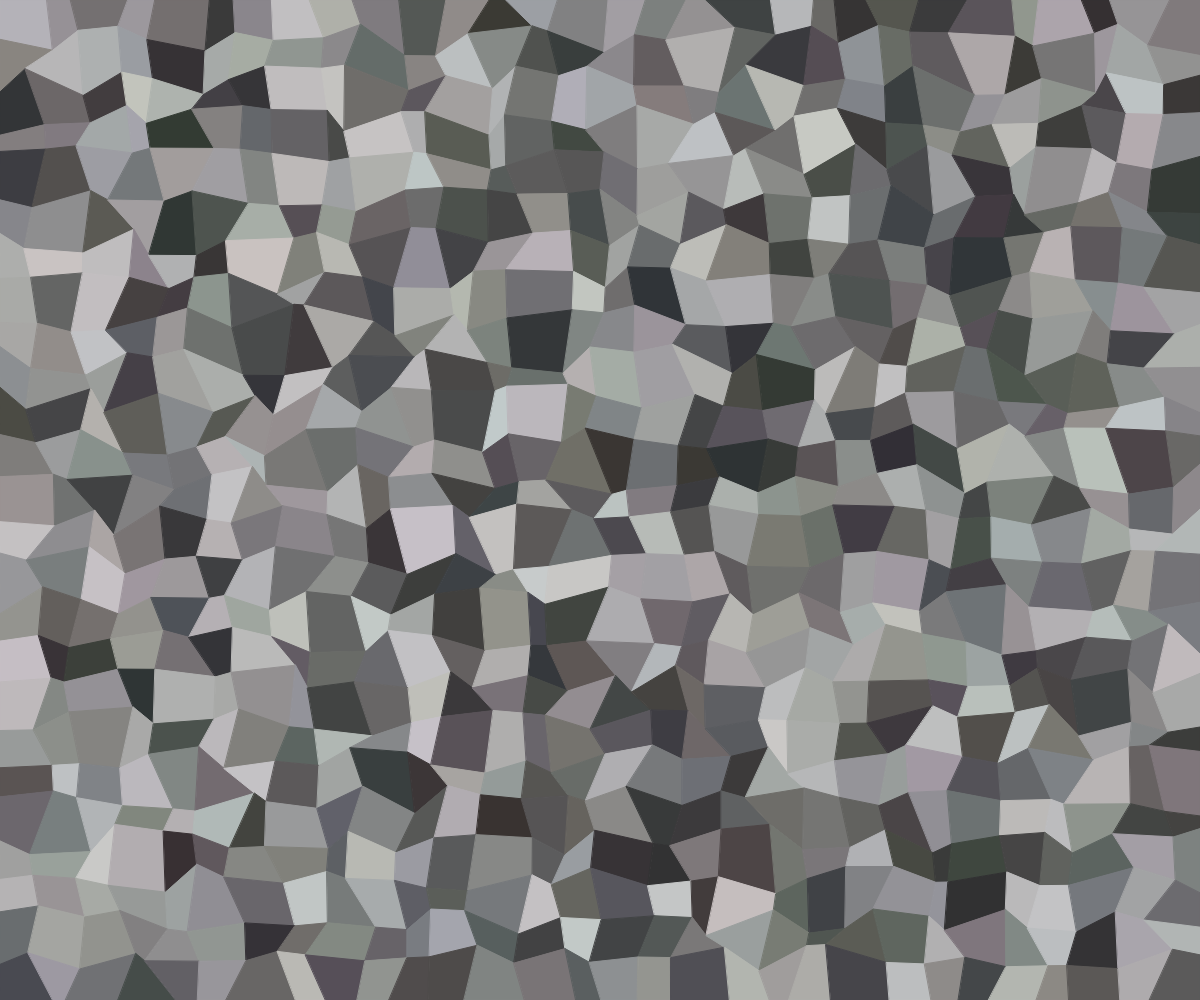
Frame 1 (no input)
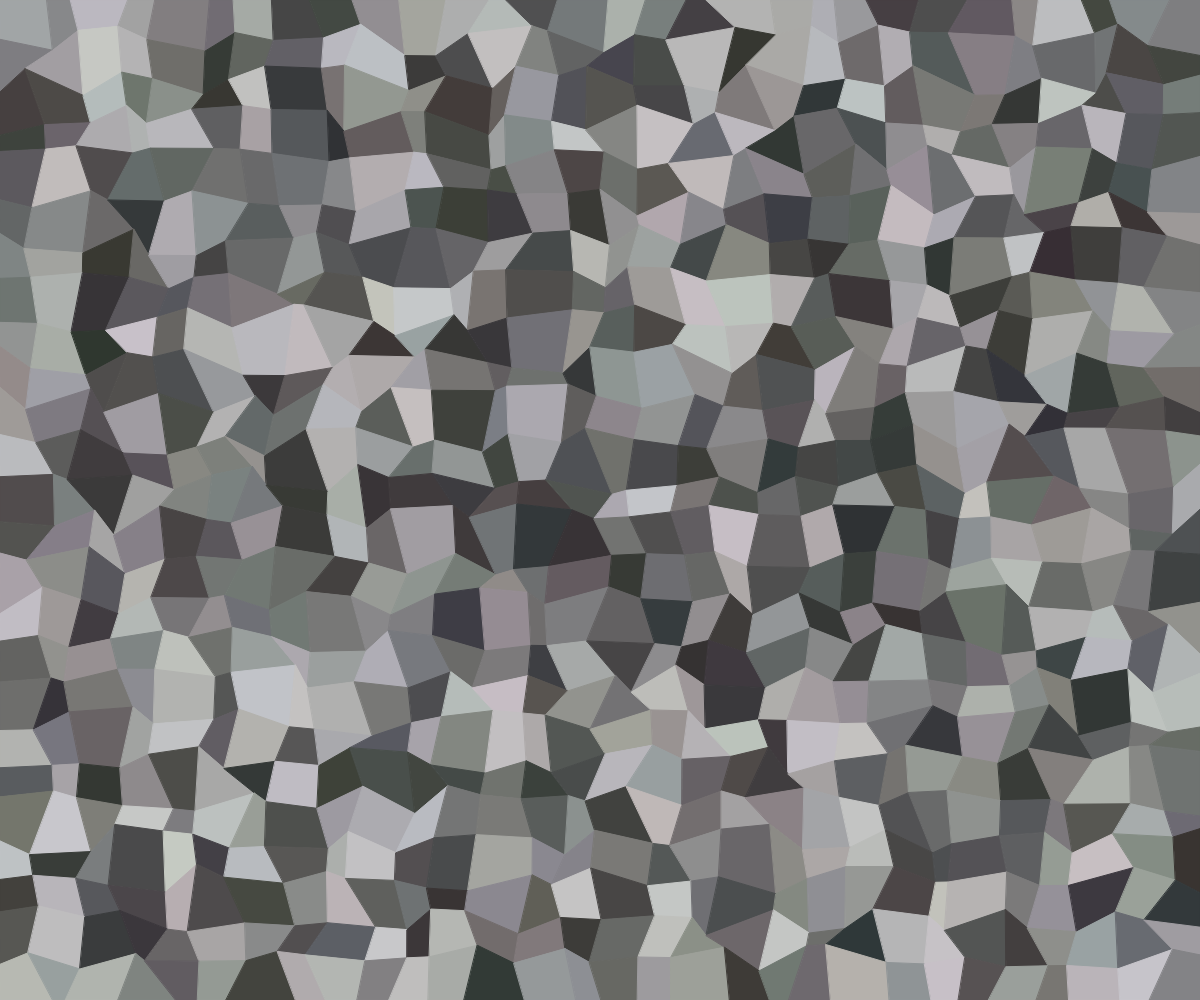
Frame 2 (the mouse pressed at the canvas centre, redrawn once)

The p5.js sketch that drew these frames (run headless with seeded random() and noise() and a simulated clock; the mouse was pressed at the canvas centre and the sketch redrawn once):

// p5.js sketch
// ── sketch.js
// Run in p5.js

const l = 40
const dl = l * 0.4
let gridx = []
let gridy = []

function setup() {
  const cnv = createCanvas(windowWidth, windowHeight)
  cnv.style("display", "block") // Hack to hide scrollbars https://github.com/processing/p5.js/wiki/Positioning-your-canvas#making-the-canvas-fill-the-window

  let x = []
  for (let i = 0; i <= width; i += l) x.push(i)
  for (let i = 0; i <= ceil(height / l); i++) gridx.push(x.slice())
  gridx.forEach((xa) => {
    for (let i = 1; i < xa.length - 1; i++) xa[i] += random(-dl, dl)
  })

  // console.log(gridx)

  let y = []
  for (let i = 0; i <= height; i += l) y.push(i)
  for (let i = 0; i <= ceil(width / l); i++) gridy.push(y.slice())
  gridy.forEach((ya) => {
    for (let i = 1; i < ya.length - 1; i++) ya[i] += random(-dl, dl)
  })

  // console.log(gridy)
}

function draw() {
  background(255)
  // for (let yi = 0; yi < gridx.length; yi++) {
  //   for (let xi = 0; xi < gridy.length - 1; xi++) {
  //     line(gridx[yi][xi], gridy[xi][yi], gridx[yi][xi + 1], gridy[xi+1][yi])
  //   }
  // }
  // for (let xi = 0; xi < gridy.length; xi++) {
  //   for (let yi = 0; yi < gridx.length - 1; yi++) {
  //     line(gridx[yi][xi], gridy[xi][yi], gridx[yi+1][xi], gridy[xi][yi + 1])
  //   }
  // }
  let dc = 5
  for (let yi = 0; yi < gridx.length - 1; yi++) {
    for (let xi = 0; xi < gridy.length - 1; xi++) {
      // line(gridx[yi][xi], gridy[xi][yi], gridx[yi][xi + 1], gridy[xi+1][yi])
      let c0 = random(50, 200)
      let c = color(
        c0 + random(-dc, dc),
        c0 + random(-dc, dc),
        c0 + random(-dc, dc)
      )
      fill(c)
      stroke(c)
      quad(
        gridx[yi][xi],
        gridy[xi][yi],
        gridx[yi][xi + 1],
        gridy[xi + 1][yi],
        gridx[yi + 1][xi + 1],
        gridy[xi + 1][yi + 1],
        gridx[yi + 1][xi],
        gridy[xi][yi + 1]
      )
    }
  }
  noLoop()
}
